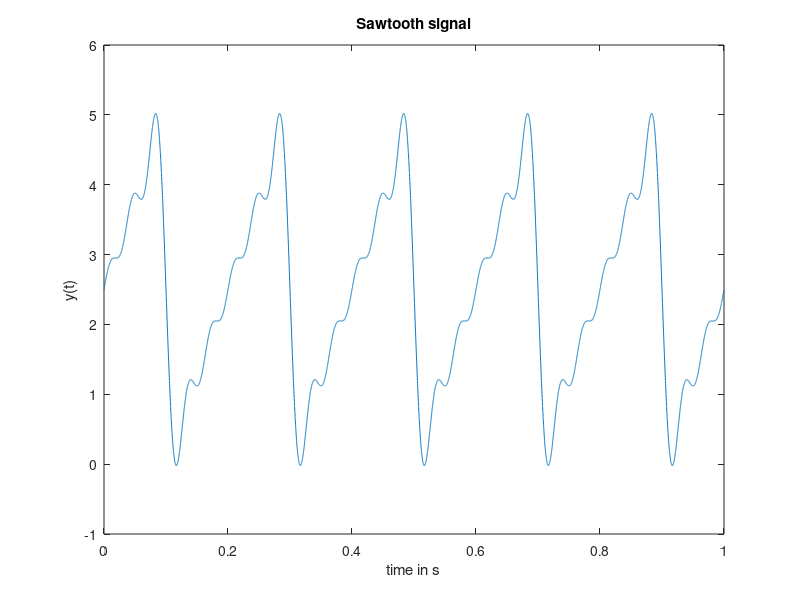

The MATLAB script that drew this image:
%Kent Regalado - 11443812

%I do hereby affirm, on my honor as a student, 
%at the submission of this machine exercise 
%that the work I am submitting is my own
%and was not copied or done with others.

clc;

N = 10000;
t = (0:1/N:1-1/N);
saw = zeros(size(t));
revsaw = zeros(size(t));
prompt = 'Enter value for f0:'
f0 = input(prompt)
prompt = 'Enter value for A:'
A = input(prompt)
prompt = 'Enter value for k:'
k = input(prompt)

for k = 1:5
    saw = saw + (((-1)^k)*(sin(2*pi*k*f0*t)/k));
end
    saw = (A/2) - (A/pi) * saw;
 
figure;
plot(t,saw);
title('Sawtooth signal');
xlabel('time in s');
ylabel('y(t)');

